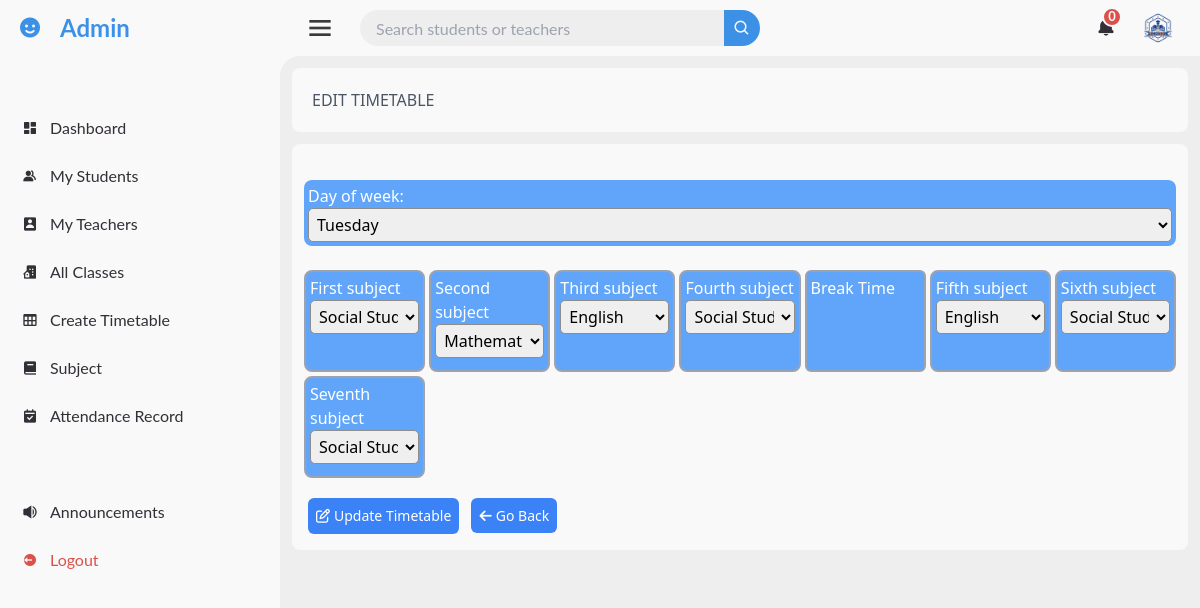
The app's page /dashboard/timetable/edit/1/ (signed in), older data.
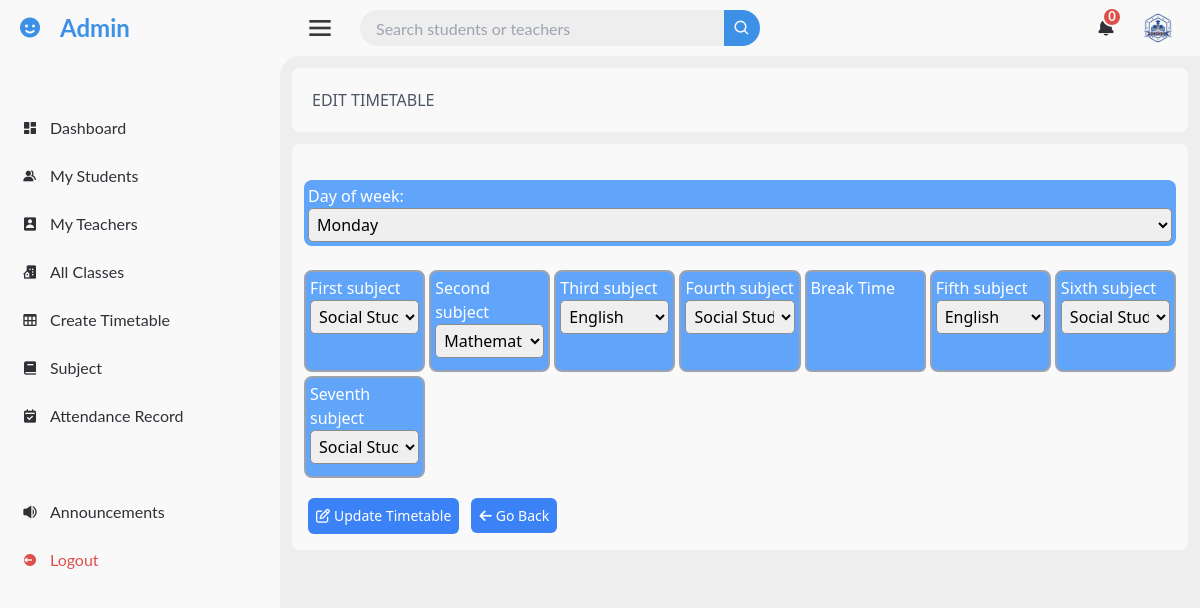
The same page, newer data.
### student/models.py (models this page shows, shortened)
class Timetable(models.Model):
    class_info = models.ForeignKey(ClassModel, on_delete=models.CASCADE, related_name='timetables')
    subject_one = models.ForeignKey(Subject, on_delete=models.CASCADE, related_name='timetable1', blank=False, null=False, default=None)
    subject_two = models.ForeignKey(Subject, on_delete=models.CASCADE, related_name='timetable2', blank=False, null=True, default=None)
    subject_three = models.ForeignKey(Subject, on_delete=models.CASCADE, related_name='timetable3', blank=False, null=False, default=None)
    subject_four = models.ForeignKey(Subject, on_delete=models.CASCADE, related_name='timetable4', blank=False, null=False, default=None)
    subject_five = models.ForeignKey(Subject, on_delete=models.CASCADE, related_name='timetable5', blank=False, null=False, default=None)
    subject_six = models.ForeignKey(Subject, on_delete=models.CASCADE, related_name='timetable6', blank=False, null=False, default=None)
    subject_seven = models.ForeignKey(Subject, on_delete=models.CASCADE, related_name='timetable7', blank=False, null=False, default=None)
    day_of_week = models.CharField(max_length=10, choices=[
        ('Monday', 'Monday'),
        ('Tuesday', 'Tuesday'),
        ('Wednesday', 'Wednesday'),
        ('Thursday', 'Thursday'),
        ('Friday', 'Friday')
    ])

### student/views.py (the view)
# urls.py: path('dashboard/timetable/edit/<int:table_id>/', views.edit_timetable, name='edit_timetable'),
@login_required
def edit_timetable(request, table_id):
    if not request.user.is_superuser:
        return HttpResponseForbidden("You do not have permission to access this page.")
    table = get_object_or_404(Timetable, id=table_id)
    selected_class = table.class_info
    if request.method == 'POST':
        table_form =  TimetableForm(request.POST, instance=table)
        if table_form.is_valid():
            timetable = table_form.save(commit=False)
            timetable.class_info = selected_class
            timetable.save()
            messages.success(request, f'Timetable updated successfully for {timetable.class_info}')
            return redirect('class_details', user_id=table.class_info.id)
    else:
        table_form = TimetableForm(instance=table)
    table_form.fields['subject_one'].queryset =selected_class.subjects.all()
    table_form.fields['subject_two'].queryset = selected_class.subjects.all()
    table_form.fields['subject_three'].queryset = selected_class.subjects.all()
    table_form.fields['subject_four'].queryset = selected_class.subjects.all()
    table_form.fields['subject_five'].queryset = selected_class.subjects.all()
    table_form.fields['subject_six'].queryset = selected_class.subjects.all()
    table_form.fields['subject_seven'].queryset = selected_class.subjects.all()
    context = {
        'table':table,
        'table_form':table_form
    }
    return render(request, 'dashboards/all_admin_pages/edit_timetable.html', context)

### student/forms.py
class TimetableForm(forms.ModelForm):
    class Meta:
        model = Timetable
        fields = [
            'subject_one',
            'subject_two',
            'subject_three',
            'subject_four',
            'subject_five',
            'subject_six',
            'subject_seven',
            'day_of_week'
        ]
        widgets = {
            'subject_one': forms.Select(attrs={'class': 'final-grade'}),
            'subject_two': forms.Select(attrs={'class': 'final-grade'}),
            'subject_three': forms.Select(attrs={'class': 'final-grade'}),
            'subject_four': forms.Select(attrs={'class': 'final-grade'}),
            'subject_five': forms.Select(attrs={'class': 'final-grade'}),
            'subject_six': forms.Select(attrs={'class': 'final-grade'}),
            'subject_seven': forms.Select(attrs={'class': 'final-grade'}),
            'day_of_week': forms.Select(attrs={'class': 'final-grade'}),
        }

### administration/context_processors.py (called while the page is built)
def notifications(request):
    all_notification, total_notifications = get_admin_notification(request.user)
    return {
        'all_notification': all_notification,
        'total_notifications': total_notifications,
    }

### templates/dashboards/all_admin_pages/edit_timetable.html (shortened to what this page needs)
{% extends 'dashboards/all_admin_pages/base.html' %}
{% load static %}
{% block section %}
<p class="m-3 p-5 mb-3 rounded-lg font-medium text-gray-600" style="background-color: #F9F9F9;">EDIT TIMETABLE</p>
<div class="text-black flex  justify-center m-3 rounded-lg p-3" style="background-color: #F9F9F9;">
    <form action="{%url 'edit_timetable' table_id=table.id%}" method="post">
        <div class="mb-6 bg-blue-400 rounded-lg p-1">
            <span class="text-white">{{ table_form.day_of_week.label_tag }}</span>
            {{ table_form.day_of_week }}
        </div>
        <div class="grid grid-cols-2 sm:grid-cols-4 md:grid-cols-6 lg:grid-cols-7 gap-1">
            <div class="border-2 border-gray-400 rounded-lg p-1 bg-blue-400">
                <div class="mb-2">
                    <span class="text-white font-medium">First subject <br></span>
                    {{ table_form.subject_one }}
                </div>
            </div>
            <div class="border-2 border-gray-400 rounded-lg p-1 bg-blue-400">
                <div class="mb-2">
                    <span class="text-white font-medium">Second subject <br></span>
                    {{ table_form.subject_two }}
                </div>
            </div>
            <div class="border-2 border-gray-400 rounded-lg p-1 bg-blue-400">
                <div class="mb-2">
                    <span class="text-white font-medium">Third subject <br></span>
                    {{ table_form.subject_three }}
                </div>
            </div>
            <div class="border-2 border-gray-400 rounded-lg p-1 bg-blue-400">
                <div class="mb-2">
                    <span class="text-white font-medium">Fourth subject <br></span>
                    {{ table_form.subject_four }}
                </div>
            </div>
            <div class="border-2 border-gray-400 p-1 rounded-md bg-blue-400">
                <div class="mb-2">
                    <span class="font-medium text-white">Break Time <br></span>
                </div>
            </div>
            <div class="border-2 border-gray-400 rounded-lg p-1 bg-blue-400">
                <div class="mb-2">
                    <span class="text-white font-medium">Fifth subject <br></span>
                    {{ table_form.subject_five }}
                </div>
            </div>
            <div class="border-2 border-gray-400 rounded-lg p-1 bg-blue-400">
                <div class="mb-2">
                    <span class="text-white font-medium">Sixth subject <br></span>
                    {{ table_form.subject_six }}
                </div>
            </div>
            <div class="border-2 border-gray-400 rounded-lg p-1 bg-blue-400">
                <div class="mb-2">
                    <span class="text-white font-medium">Seventh subject <br></span>
                    {{ table_form.subject_seven }}
                </div>
            </div>
        </div>
        <div class="mt-4">
            <button type="submit" class="bg-blue-500 text-white m-1  p-2 rounded-md md:text-normal text-sm hover:bg-blue-300"><i class="fa-regular fa-pen-to-square"></i><span class="pl-1">Update Timetable</span></button>
            <a href="{% url 'class_details' user_id=table.class_info.id %}" class="bg-blue-500 text-white m-1 p-2 rounded-md mb-3 md:text-normal text-sm hover:bg-blue-300"><i class="fa-solid fa-arrow-left"></i><span class="pl-1">Go Back</span></a>
        </div>
        </form>
    </div>
{%endblock section%}

Row changes from the older to the newer data that the page shows:
changed Timetable "Social Studies": day_of_week "Tuesday" → "Monday"
